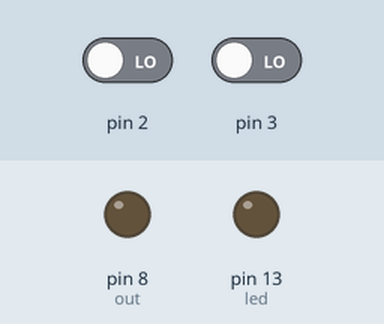
Bench run of a sketch on a simulated Arduino Uno, built with avr-gcc and run on an emulated ATmega328P. Parts: output pins drawn as LEDs (lit = HIGH). The inputs (shaded band) are chosen by the test bench; at power-on: pin 2 LOW, pin 3 LOW.

Above: at 1.2 s.
1.3 s: pin 2 driven HIGH
At 2.2 s:
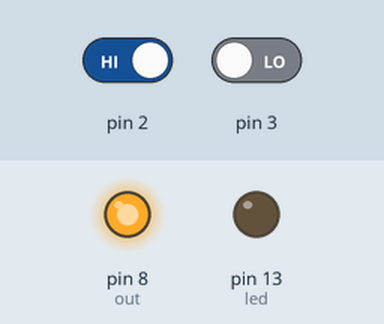
Timing chart, 0 to 4.3 s (numbered marks = the images above; inputs shaded):
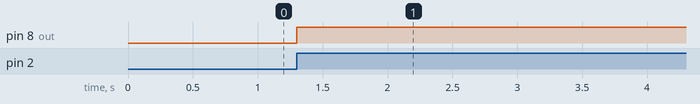

Measured:
- after the input at 1.3 s, pin 8 (out): LOW → HIGH at once

The sketch:

spi.ino
```cpp
int led = 13;
int out = 8;
uint8_t data = 0b11111111;
int cycle = 7;

void setup() {
  Serial.begin(9600);
  pinMode(led, OUTPUT);
  pinMode(out, OUTPUT);

  attachInterrupt(digitalPinToInterrupt(2), latch, RISING);
  attachInterrupt(digitalPinToInterrupt(3), clk, RISING);
}

void latch() {
  cycle = 7;
  digitalWrite(out, bitRead(data, cycle));
}

void clk() {
  cycle--;
  digitalWrite(out, bitRead(data, cycle));
}

void loop() {
  if (Serial.available()) {
    data = ~Serial.read();
    /*
    if(data > 0) {
      digitalWrite(led, HIGH);
    } else {
      digitalWrite(led, LOW);
    }
    */
  }
}
```
